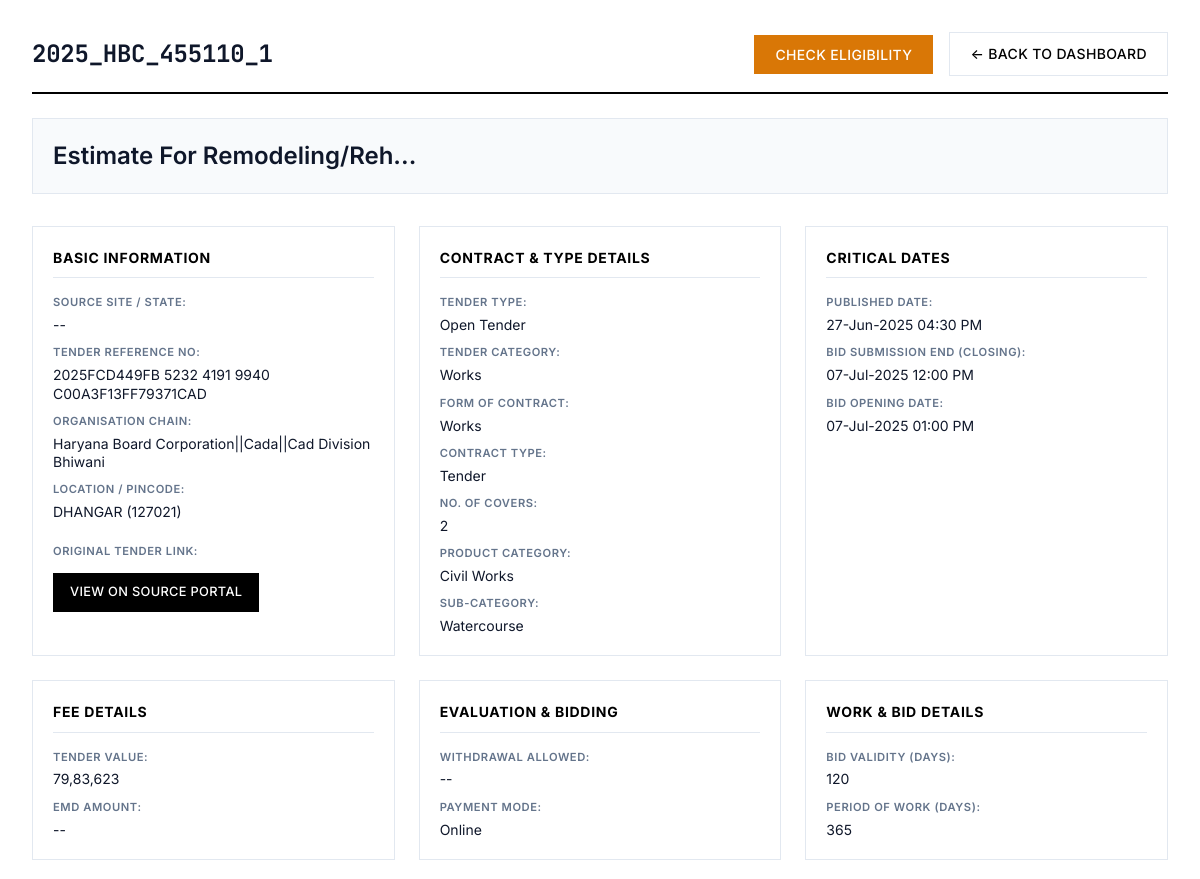
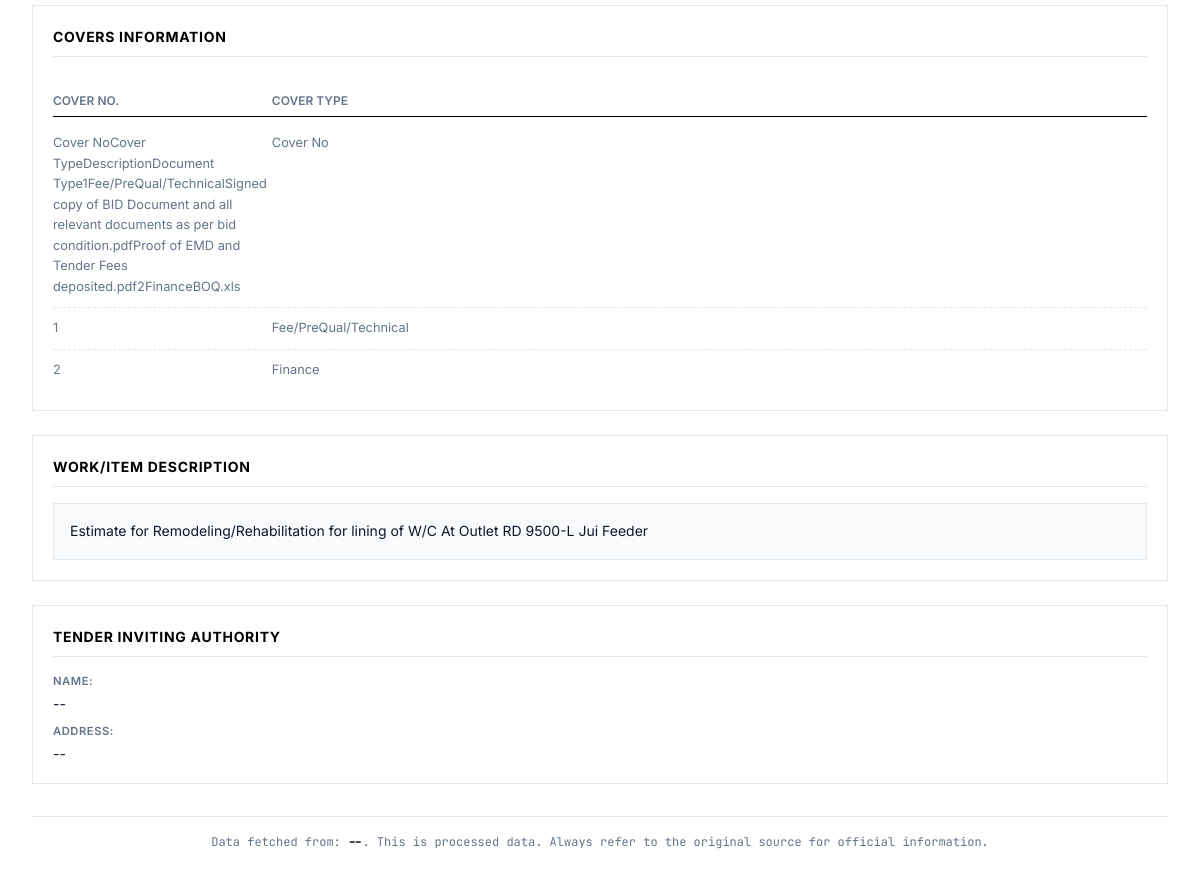
The app's page /tender/3 with its own data (2 pictures, top to bottom).
### database.py (models this page shows, shortened)
class Tender(Base):
    __tablename__ = "tenders"
    id = Column(Integer, primary_key=True, index=True)
    tender_id = Column(String, unique=True, index=True, nullable=False)
    source_site = Column(String, index=True, nullable=False)
    tender_title = Column(Text)
    organisation_chain = Column(Text)
    tender_value_numeric = Column(Float, nullable=True)
    emd_amount_numeric = Column(Float, nullable=True)
    published_date = Column(DateTime, nullable=True)
    closing_date = Column(DateTime, nullable=True)
    opening_date = Column(DateTime, nullable=True)
    location = Column(String, nullable=True)
    pincode = Column(String, nullable=True)
    status = Column(String, default="Live", index=True) # e.g., "Live", "Result Announced", "Cancelled"
    full_details_json = Column(JSON, nullable=True)
    created_at = Column(DateTime(timezone=True), server_default=func.now())
    updated_at = Column(DateTime(timezone=True), onupdate=func.now())
    result = relationship("TenderResult", back_populates="tender", uselist=False, cascade="all, delete-orphan")
    bids = relationship("TenderBid", back_populates="tender", cascade="all, delete-orphan")

### dashboard.py (the view)
@app.get("/tender/{tender_pk_id}", name="view_tender_detail", response_class=HTMLResponse)
async def view_tender_detail(request: Request, tender_pk_id: int, db: Session = Depends(get_db)):
    if not templates: raise HTTPException(503, "Template engine error")
    tender = db.query(Tender).filter(Tender.id == tender_pk_id).first()
    if not tender: raise HTTPException(404, "Tender not found in database.")
    return templates.TemplateResponse("tender_detail.html", {
        "request": request,
        "tender": tender.full_details_json or {},
        "tender_pk_id": tender_pk_id
    })

### templates/tender_detail.html (shortened to what this page needs)
<!DOCTYPE html>
<html lang="en">
<head>
</head>
<body>
    {% macro na(value) -%}
        {{ value if value and value != 'N/A' else '--' }}
    {%- endmacro %}
    <div class="page-wrapper">
        <div class="container">
            <div class="page-header">
                <h1>{{ na(tender.get('detail_tender_id', tender.get('list_page_tender_id'))) }}</h1>
                <div class="header-actions">
                    <button id="checkEligibilityBtn" class="btn btn-info"
                            data-tender-pk-id="{{ tender_pk_id }}"
                            data-tender-url="{{ tender.get('detail_page_link', '') }}">
                        Check Eligibility
                    </button>
                    <a href="{{ url_for('homepage') }}" class="btn btn-secondary">← Back to Dashboard</a>
                </div>
            </div>
            <div class="tender-main-title">
                {{ na(tender.get('work_title', tender.get('primary_title'))) | neat_format }}
            </div>
            <div class="details-grid">
                <div class="detail-section">
                    <h3>Basic Information</h3>
                    <div class="detail-field"><strong>Source Site / State:</strong> <span class="value-text">{{ na(tender.get('source_site_key')) }}</span></div>
                    <div class="detail-field"><strong>Tender Reference No:</strong> <span class="value-text">{{ na(tender.get('tender_reference_number')) }}</span></div>
                    <div class="detail-field"><strong>Organisation Chain:</strong> <span class="value-text">{{ na(tender.get('organisation_chain', tender.get('list_page_org_chain'))) | neat_format }}</span></div>
                    <div class="detail-field"><strong>Location / Pincode:</strong> <span class="value-text">{{ na(tender.get('location')) }}{% if tender.get('pincode') and tender.get('pincode') != 'N/A' %} ({{ tender.pincode }}){% endif %}</span></div>
                    {% if tender.get('detail_page_link') and tender.get('detail_page_link') != 'N/A' %}
                    <div class="detail-field" style="margin-top: 12px;">
                        <strong>Original Tender Link:</strong>
                        <a href="{{ tender.detail_page_link }}" target="_blank" rel="noopener noreferrer" class="btn btn-link-style">
                            View on Source Portal
                        </a>
                    </div>
                    {% endif %}
                </div>
                <div class="detail-section">
                    <h3>Contract & Type Details</h3>
                    <div class="detail-field"><strong>Tender Type:</strong> <span class="value-text">{{ na(tender.get('tender_type')) }}</span></div>
                    <div class="detail-field"><strong>Tender Category:</strong> <span class="value-text">{{ na(tender.get('tender_category')) }}</span></div>
                    <div class="detail-field"><strong>Form of Contract:</strong> <span class="value-text">{{ na(tender.get('form_of_contract')) }}</span></div>
                    <div class="detail-field"><strong>Contract Type:</strong> <span class="value-text">{{ na(tender.get('contract_type')) }}</span></div>
                    <div class="detail-field"><strong>No. of Covers:</strong> <span class="value-text">{{ na(tender.get('no_of_covers')) }}</span></div>
                    <div class="detail-field"><strong>Product Category:</strong> <span class="value-text">{{ na(tender.get('product_category')) | neat_format }}</span></div>
                    <div class="detail-field"><strong>Sub-Category:</strong> <span class="value-text">{{ na(tender.get('sub_category')) | neat_format }}</span></div>
                </div>
                <div class="detail-section">
                    <h3>Critical Dates</h3>
                    <div class="detail-field"><strong>Published Date:</strong> <span class="value-text">{{ na(tender.get('published_date')) }}</span></div>
                    <div class="detail-field"><strong>Bid Submission End (Closing):</strong> <span class="value-text">{{ na(tender.get('bid_submission_end_date')) }}</span></div>
                    <div class="detail-field"><strong>Bid Opening Date:</strong> <span class="value-text">{{ na(tender.get('detail_bid_opening_date')) }}</span></div>
                </div>
                <div class="detail-section">
                    <h3>Fee Details</h3>
                    <div class="detail-field"><strong>Tender Value:</strong> <span class="value-text">{{ na(tender.get('tender_value')) }}</span></div>
                    <div class="detail-field"><strong>EMD Amount:</strong> <span class="value-text">{{ na(tender.get('emd_amount')) }}</span></div>
                </div>
                <div class="detail-section">
                    <h3>Evaluation & Bidding</h3>
                    <div class="detail-field"><strong>Withdrawal Allowed:</strong> <span class="value-text">{{ na(tender.get('withdrawal_allowed')) }}</span></div>
                    <div class="detail-field"><strong>Payment Mode:</strong> <span class="value-text">{{ na(tender.get('payment_mode')) }}</span></div>
                </div>
                <div class="detail-section">
                    <h3>Work & Bid Details</h3>
                    <div class="detail-field"><strong>Bid Validity (Days):</strong> <span class="value-text">{{ na(tender.get('bid_validity_days')) }}</span></div>
                    <div class="detail-field"><strong>Period of Work (Days):</strong> <span class="value-text">{{ na(tender.get('period_of_work_days')) }}</span></div>
                </div>
                {% if tender.get('covers_info') %}
                <div class="detail-section full-width-section">
                    <h3>Covers Information</h3>
                    <ul class="structured-list">
                        <li style="display: flex; font-weight: 600; border-bottom: 1px solid var(--color-primary); padding-bottom: 6px; margin-bottom: 6px;">
                            <span style="flex-basis: 20%; min-width: 80px; font-size: 0.75rem; color: var(--color-text-muted); text-transform: uppercase;">Cover No.</span>
                            <span style="flex-basis: 80%; min-width: 180px; font-size: 0.75rem; color: var(--color-text-muted); text-transform: uppercase;">Cover Type</span>
                        </li>
                        {% for cover in tender.covers_info %}
                             <li style="display: flex; align-items: baseline;">
                                <span class="item-value" style="flex-basis: 20%; min-width: 80px;">{{ na(cover.get('cover_no')) }}</span>
                                <span class="item-value" style="flex-basis: 80%; min-width: 180px;">{{ na(cover.get('cover_type')) }}</span>
                            </li>
                        {% else %}
                            <li><span>--</span></li>
                        {% endfor %}
                    </ul>
                </div>
                {% endif %}
                <div class="detail-section full-width-section">
                    <h3>Work/Item Description</h3>
                    <div class="description-text">
                        <pre>{{ na(tender.get('work_description', tender.get('list_page_title'))) }}</pre>
                    </div>
                </div>
                <div class="detail-section full-width-section">
                    <h3>Tender Inviting Authority</h3>
                    <div class="detail-field"><strong>Name:</strong> <span class="value-text">{{ na(tender.get('tender_inviting_authority_name')) | neat_format }}</span></div>
                    <div class="detail-field"><strong>Address:</strong> <span class="value-text">{{ na(tender.get('tender_inviting_authority_address')) | neat_format }}</span></div>
                </div>
            </div>
            <div class="source-note">
                Data fetched from: <span class="source-site-highlight">{{ na(tender.get('source_site_key')) }}</span>.
                This is processed data. Always refer to the original source for official information.
            </div>
        </div>
    </div>
</body>
</html>

### templates/tender_detail.html (style rules this page uses)
* { box-sizing: border-box; margin: 0; padding: 0; }
html { font-size: 16px; scroll-behavior: smooth; }
:root { --color-primary: #000000; --color-secondary: #1a1a1a; --color-accent: #2563eb; --color-surface: #ffffff; --color-surface-alt: #f8fafc; --color-border: #e2e8f0; --color-text: #0f172a; --color-text-muted: #64748b; --shadow-md: 0 4px 6px -1px rgb(0 0 0 / 0.1), 0 2px 4px -2px rgb(0 0 0 / 0.1); }
body { font-family: 'Inter', -apple-system, BlinkMacSystemFont, sans-serif; background: var(--color-surface-alt); color: var(--color-text); line-height: 1.6; font-weight: 400; min-height: 100vh; -webkit-font-smoothing: antialiased; -moz-osx-font-smoothing: grayscale; }
.page-wrapper { background: var(--color-surface); padding: 32px; min-height: calc(100vh - 64px); }
.container { max-width: none; width: 100%; margin: 0 auto; }
.page-header { display: flex; justify-content: space-between; align-items: center; margin-bottom: 24px; padding-bottom: 16px; border-bottom: 2px solid var(--color-primary); flex-wrap: wrap; gap: 16px; }
.page-header h1 { font-size: 1.5rem; font-weight: 700; letter-spacing: -0.01em; color: var(--color-text); text-transform: none; overflow-wrap: break-word; word-break: break-all; font-family: 'JetBrains Mono', monospace; }
.header-actions { display: flex; gap: 16px; align-items: center; }
.btn { display: inline-flex; align-items: center; justify-content: center; padding: 10px 20px; border: 1px solid transparent; font-family: inherit; font-size: 0.875rem; font-weight: 500; text-decoration: none; color: var(--color-surface); background: var(--color-primary); border-radius: 0; cursor: pointer; transition: all 0.2s ease; text-transform: uppercase; letter-spacing: 0.025em; }
.btn-secondary { background: transparent; color: var(--color-primary); border-color: var(--color-border); }
.btn-info { background-color: #d97706; border-color: #d97706; }
.tender-main-title { font-size: 1.5rem; font-weight: 600; color: var(--color-text); margin-bottom: 32px; padding: 20px; background-color: var(--color-surface-alt); border: 1px solid var(--color-border); line-height: 1.4; text-align: left; }
.details-grid { display: grid; grid-template-columns: repeat(3, 1fr); gap: 24px; margin-bottom: 32px; }
.detail-section { background-color: var(--color-surface); border: 1px solid var(--color-border); padding: 20px; display: flex; flex-direction: column; }
.detail-section h3 { font-size: 0.875rem; font-weight: 700; color: var(--color-primary); margin-top: 0; margin-bottom: 16px; padding-bottom: 8px; border-bottom: 1px solid var(--color-border); text-transform: uppercase; letter-spacing: 0.05em; }
.detail-field { margin-bottom: 10px; display: flex; flex-direction: column; gap: 2px; }
.detail-field:last-child { margin-bottom: 0; }
.detail-field strong { font-size: 0.7rem; font-weight: 600; color: var(--color-text-muted); text-transform: uppercase; letter-spacing: 0.05em; margin-bottom: 2px; }
.detail-field span, .detail-field .value-text, .detail-field a.value-link { font-size: 0.875rem; color: var(--color-text); word-wrap: break-word; line-height: 1.3; }
.btn-link-style { margin-top: 8px; padding: 8px 16px; font-size: 0.8rem; width: fit-content; }
.structured-list { list-style: none; padding: 0; margin-top: 8px; }
.structured-list li { font-size: 0.875rem; padding: 10px 0; border-bottom: 1px dashed var(--color-border); }
.structured-list li:last-child { border-bottom: none; }
.structured-list .item-value { color: var(--color-text-muted); font-size: 0.8rem; }
.full-width-section { grid-column: 1 / -1; }
.description-text pre { background: var(--color-surface-alt); padding: 16px; border: 1px solid var(--color-border); font-size: 0.875rem; white-space: pre-wrap; word-wrap: break-word; line-height: 1.6; color: var(--color-text); font-family: inherit; max-height: 300px; overflow-y: auto; }
.source-note { font-size: 0.75rem; color: var(--color-text-muted); margin-top: 32px; padding-top: 16px; border-top: 1px solid var(--color-border); display: block; text-align: center; font-family: 'JetBrains Mono', monospace; }
.source-site-highlight { font-weight: 700; color: var(--color-primary); }

### records on screen
Tender: tender "2025_HBC_455110_1 DHANGAR", tender_title "Estimate For Remodeling/Reh...", organisation_chain "Haryana Board Corporation||Cada||Cad Division Bhiwani"

### other values on screen
{{ tender.pincode }} "127021"
{{ na(tender.get('product_category')) | neat_format }} "Civil Works"
{{ na(tender.get('sub_category')) | neat_format }} "Watercourse"
{{ value if value and value != 'N/A' else '--' }} "1 Fee/PreQual/Technical" "2 Finance"
{{ na(tender.get('tender_inviting_authority_name')) | neat_format }} "--"
{{ na(tender.get('tender_inviting_authority_address')) | neat_format }} "--"
